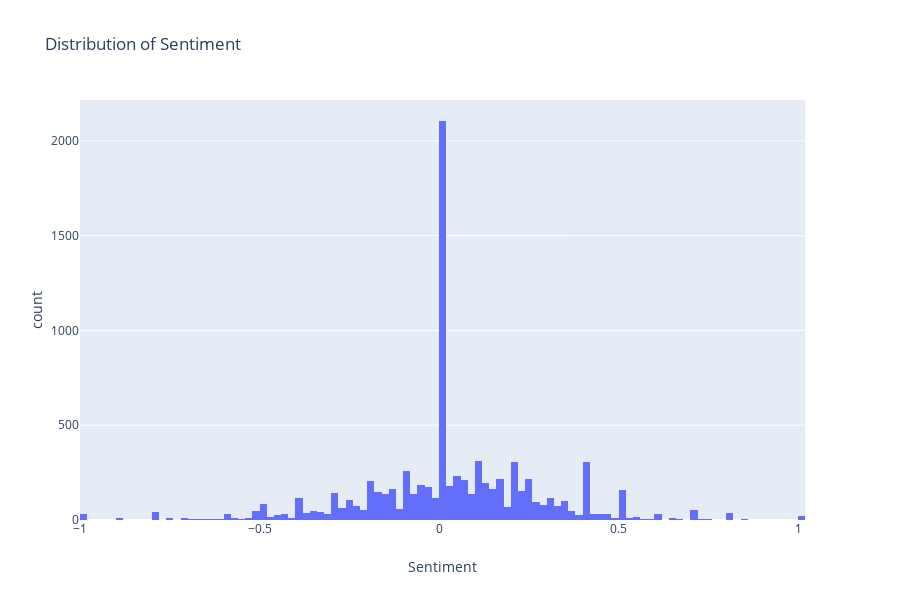

Notebook source saved alongside this figure:
### Code cell
#Histogram of Sentiment
import plotly.express as px

fig = px.histogram(Feelings_Time, x='Sentiment', title='Distribution of Sentiment')
fig.show()

### Figure 1 — Plotly figure (JSON) as saved in the notebook; plotly's stock layout.template omitted (floating-point values rounded to 4 significant figures; data arrays with more than 128 entries replaced by an {"elided": "..."} marker saying what was removed)
{"data": [{"alignmentgroup": "True", "bingroup": "x", "hoverlabel": {"namelength": 0}, "hovertemplate": "Sentiment=%{x}<br>count=%{y}", "legendgroup": "", "marker": {"color": "#636efa"}, "name": "", "offsetgroup": "", "orientation": "v", "showlegend": false, "type": "histogram", "x": {"elided": "8514 float values"}, "xaxis": "x", "yaxis": "y"}], "layout": {"barmode": "relative", "height": 600, "legend": {"tracegroupgap": 0}, "title": {"text": "Distribution of Sentiment"}, "xaxis": {"anchor": "y", "domain": [0, 0.98], "title": {"text": "Sentiment"}}, "yaxis": {"anchor": "x", "domain": [0, 1], "title": {"text": "count"}}}}
